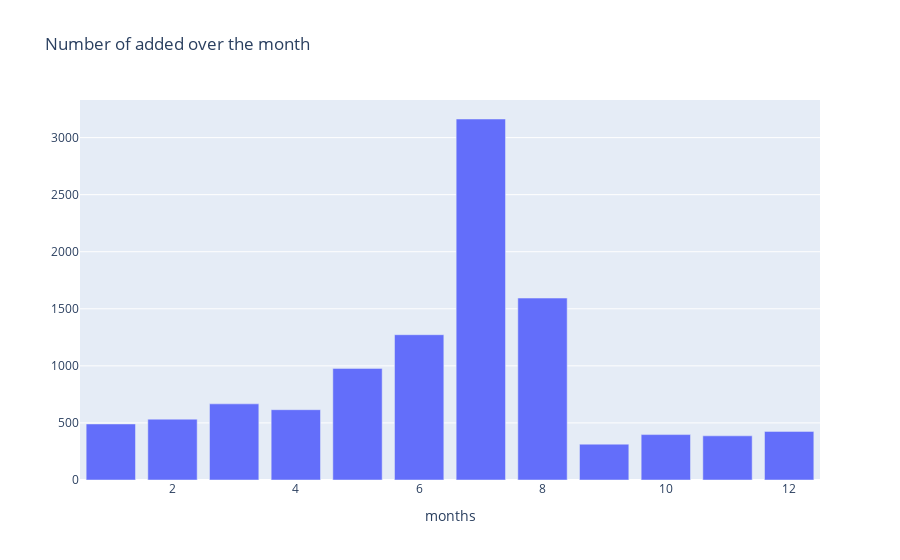

Notebook code for this chart:
### Code cell
col='Month'
v1=data[col].value_counts().reset_index()
v1=v1.rename(columns={col:'count','index':col})
v1['percent']=v1['count'].apply(lambda x : 100*x/sum(v1['count']))
v1=v1.sort_values(col)
trace1 = go.Bar(x=v1[col], y=v1["count"], marker=dict())
layout={'title':"Number of added over the month",'xaxis':{'title':"months"}}
fig = go.Figure(data=[trace1], layout=layout)
iplot(fig)

### Figure 1 — Plotly figure (JSON) as saved in the notebook; plotly's stock layout.template omitted (floating-point values rounded to 4 significant figures)
{"data": [{"type": "bar", "x": [1, 2, 3, 4, 5, 6, 7, 8, 9, 10, 11, 12], "y": [491, 533, 667, 616, 978, 1273, 3163, 1594, 314, 398, 387, 426]}], "layout": {"title": {"text": "Number of added over the month"}, "xaxis": {"title": {"text": "months"}}}}
